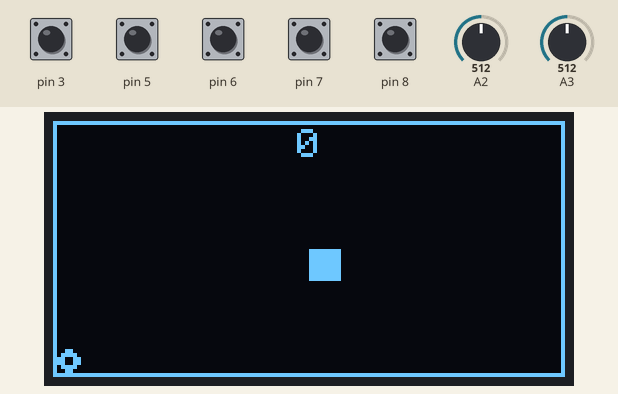
This sketch was run on a simulated Arduino Uno, built with avr-gcc and run on an emulated ATmega328P. On the bench: 128×64 one-colour display. Inputs (shaded band) come from the test bench; at power-on: pin 3, pin 5–8 HIGH, A2 = 512, A3 = 512. Random numbers use the default seed unless the sketch sets one.

Above: at 3.2 s.
3.3 s: pin 5 pulled LOW for 0.15 s
At 3.61 s:
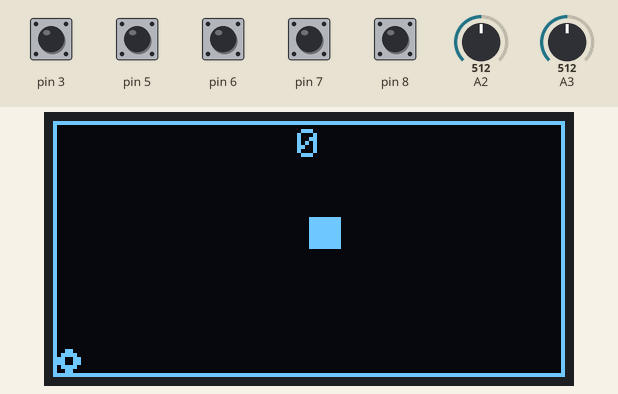
4.0 s: pin 8 pulled LOW for 0.15 s
At 4.43 s:
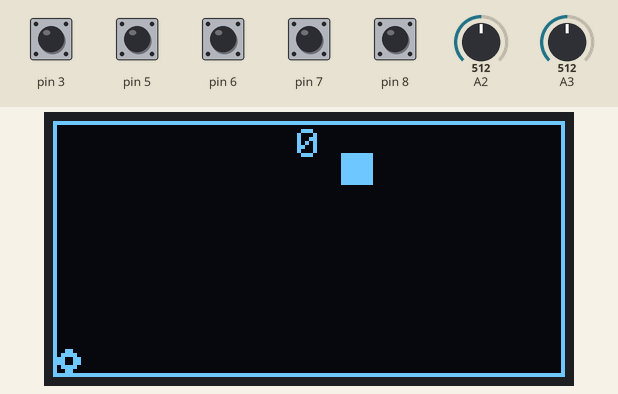
4.7 s: pin 5 pulled LOW for 1 s
At 4.99 s:
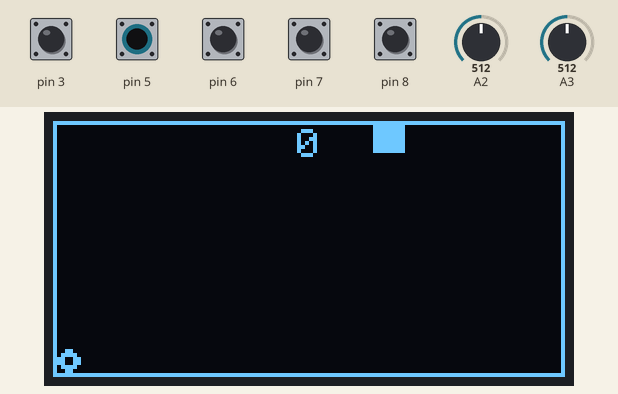
6.3 s: pin 8 pulled LOW for 1 s
At 6.66 s:
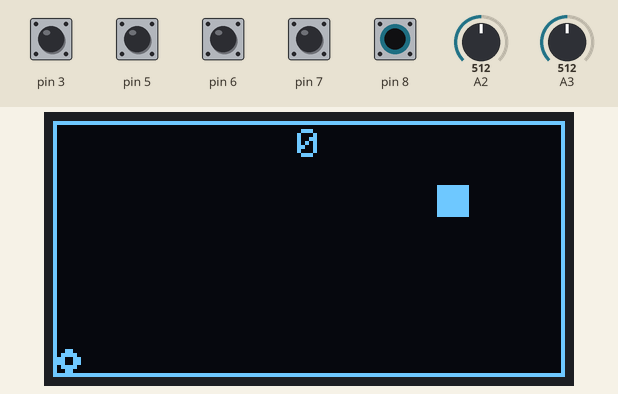
Timing chart, 0 to 9.3 s (numbered marks = the images above; inputs shaded):
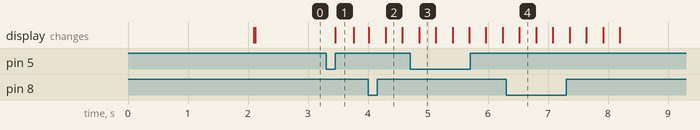

The sketch:

snake.ino
```cpp
#include <Adafruit_SH1106.h>

Adafruit_SH1106 display(4);

#include "config.h"
#include "display.h"
#include "buttons.h"

SnakePart head(display.width() / 2, display.height() / 2), food(0, 0);
SnakePart tail[128];

uint8_t score;
uint8_t snake_dir;

void Draw()
{
    switch (game_state)
    {
    case STATE_PLAY:
        display.drawRect(0, 0, display.width(), display.height(), 1);

        display.fillRect(head.x, head.y, BLOCK_SIZE, BLOCK_SIZE, 1);
        display.drawRoundRect(food.x + 1, food.y + 1, BLOCK_SIZE - 2, BLOCK_SIZE - 2, 90, 1);
        display.drawRoundRect(food.x + 2, food.y + 2, BLOCK_SIZE - 4, BLOCK_SIZE - 4, 90, 1);

        for (int i = 0; i < score; i++)
            display.fillRect(tail[i].x, tail[i].y, BLOCK_SIZE, BLOCK_SIZE, 1);

        PrintCenter(score, 2, 1);
        break;

    case STATE_GAMEOVER:
        PrintCenter(F("Game Over!"), 10, 2);

        PrintCenter(F("Score"), 40, 1);
        PrintCenter(score, 50, 1);
        break;
    case STATE_WIN:
        PrintCenter(F("You Win!"), 10, 2);

        PrintCenter(F("score"), 40, 1);
        PrintCenter(score, 50, 1);
        break;
    }
}

void GameStep()
{
    switch (game_state)
    {
    case STATE_GAMEOVER:
        if (key_code & (KEY_A | KEY_B))
            StartNewGame();
        break;
    case STATE_WIN:
        if (key_code & (KEY_A | KEY_B))
            StartNewGame();
        break;
    case STATE_PLAY:
        static uint8_t move_timer = 0;
        if (key_code & KEY_A)
            if (snake_dir <= 1)
                snake_dir = 4;
            else
                snake_dir--;
        else if (key_code & KEY_B)
            if (snake_dir >= 4)
                snake_dir = 1;
            else
                snake_dir++;

        move_timer++;
        if (move_timer >= 10)
        {
            move_timer = 0;
            for (int8_t i = score - 1; i > 0; i--)
            {
                tail[i].x = tail[i - 1].x;
                tail[i].y = tail[i - 1].y;
            }
            tail[0].x = head.x;
            tail[0].y = head.y;

            switch (snake_dir)
            {
            case 1:
                head.x += BLOCK_SIZE;
                break;
            case 2:
                head.y += BLOCK_SIZE;
                break;
            case 3:
                head.x -= BLOCK_SIZE;
                break;
            case 4:
                head.y -= BLOCK_SIZE;
                break;
            }

            if (head.x > display.width() - BLOCK_SIZE || head.y > display.height() - BLOCK_SIZE)
                game_state = STATE_GAMEOVER;

            for (int i = 0; i < score; i++)
                if (head.x == tail[i].x && head.y == tail[i].y)
                    game_state = STATE_GAMEOVER;

            if (head.x == food.x && head.y == food.y)
            {
                tail[score].x = head.x;
                tail[score].y = head.y;
                score++;
                if (score > 125)
                    game_state = STATE_WIN;
                ResetFood();
            }
        }
        break;
    }
}

void StartNewGame()
{
    game_state = STATE_PLAY;
    score = 0;
    snake_dir = 0;
    head.x = display.width() / 2;
    head.y = display.height() / 2;
    ResetFood();
}

void ResetFood()
{
    randomSeed(millis());
    food.x = random(display.width() / BLOCK_SIZE) * BLOCK_SIZE;
    food.y = random(display.height() / BLOCK_SIZE) * BLOCK_SIZE;
    for (int i = 0; i < score; i++)
        if (food.x == tail[i].x && food.y == tail[i].y)
        {
            ResetFood();
            return;
        }
}

void setup()
{
    DisplaySetup();
    ButtonsSetup();
    DrawLogo(F("Snake"), 2000);
    StartNewGame();
}

void loop()
{
    ControlStep(8, 8);
    GameStep();
    Draw();
    display.display();
    display.clearDisplay();
}
```

config.h
```cpp
#define BLOCK_SIZE 8

struct SnakePart
{
    uint8_t x, y;
    SnakePart(uint8_t x, uint8_t y) : x(x), y(y) {}
    SnakePart() : x(x), y(y) {}
};
```

Measured:
- after the input at 3.3 s, the display: changes after 0.16 s (image 1)
